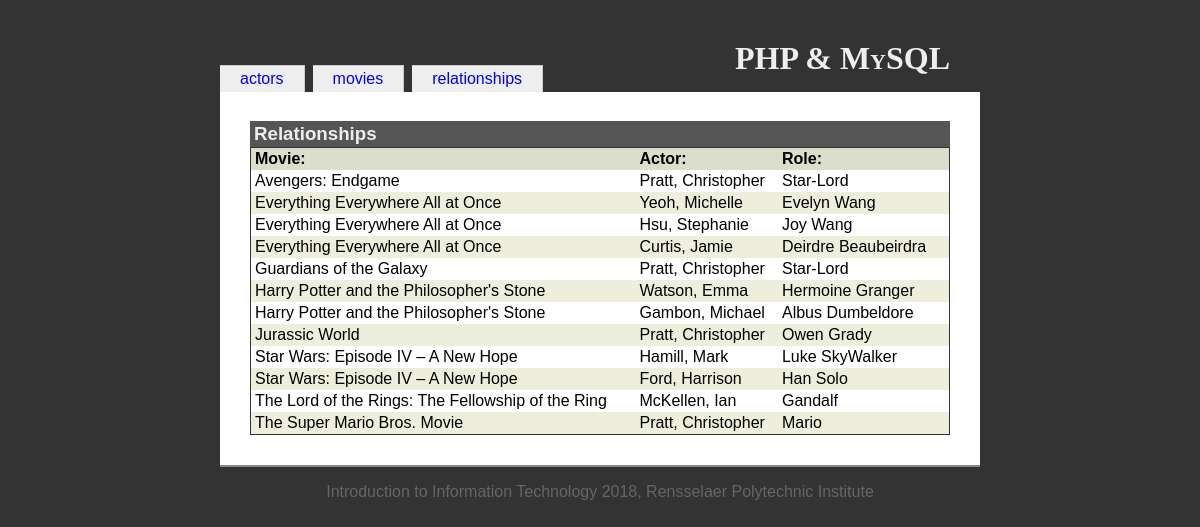
/phpPages/relationships.php, run on the app's committed database.
### tables this page shows
CREATE TABLE `relationships` (
  `relationshipid` int(10) UNSIGNED NOT NULL,
  `movieid` int(10) UNSIGNED NOT NULL,
  `actorid` int(10) UNSIGNED NOT NULL,
  `characterid` int(10) UNSIGNED NOT NULL
);

CREATE TABLE `movies` (
  `movieid` int(10) UNSIGNED NOT NULL,
  `title` varchar(100) NOT NULL,
  `year` char(4) DEFAULT NULL
);

CREATE TABLE `actors` (
  `actorid` int(10) UNSIGNED NOT NULL,
  `last_name` varchar(50) NOT NULL,
  `first_names` varchar(50) NOT NULL,
  `dob` date NOT NULL
);

CREATE TABLE `characters` (
  `characterid` int(10) UNSIGNED NOT NULL,
  `role` varchar(50) NOT NULL
);

### phpPages/relationships.php (the view, shortened to what this page needs)
<?php
  include('includes/init.inc.php');
  include('includes/functions.inc.php');
?>
<?php include('includes/head.inc.php'); ?>
<h1>PHP &amp; MySQL</h1>
<?php include('includes/menubody.inc.php'); ?>
<?php
  $dbOk = false;
  @ $db = new mysqli('localhost', 'phpmyadmin', '453376Hajduk1911', 'iit');
  if ($db->connect_error) {
    echo '<div class="messages">Could not connect to the database. Error: ';
    echo $db->connect_errno . ' - ' . $db->connect_error . '</div>';
  } else {
    $dbOk = true;
  }
?>
<h3>Relationships</h3>
<table id="relationshipTable">
<?php
  if ($dbOk) {
    $query = 'select relationships.relationshipid, movies.title, actors.last_name, actors.first_names, characters.role from relationships INNER JOIN actors ON actors.actorid = relationships.actorid INNER JOIN movies ON movies.movieid = relationships.movieid INNER JOIN characters ON characters.characterid = relationships.characterid ORDER BY `movies`.`title` ASC';
    $result = $db->query($query);
    $numRecords = $result->num_rows;
    echo '<tr><th>Movie:</th><th>Actor:</th><th>Role:</th><th></th></tr>';
    for ($i=0; $i < $numRecords; $i++) {
      $record = $result->fetch_assoc();
      if ($i % 2 == 0) {
        echo "\n".'<tr id="relationship-' . $record['relationshipid'] . '"><td>';
      } else {
        echo "\n".'<tr class="odd" id="relationship-' . $record['relationshipid'] . '"><td>';
      }
      echo htmlspecialchars($record['title']);
      echo '</td><td>';
      echo htmlspecialchars($record['last_name'] . ', ');
      echo htmlspecialchars($record['first_names']);
      echo '</td><td>';
      echo htmlspecialchars($record['role']);
      echo '</td><td>';
    }
  }
?>
</table>
<?php include('includes/foot.inc.php');
?>

### phpPages/resources/iit.css (style rules this page uses)
body { font-family: Georgia, Arial, Helvetica, sans-serif; color: black; background-color: #333; margin: 0; padding: 0; }
h1 { position: relative; top: 20px; text-align: right; margin: 20px 30px 0 0; font-family: Palatino, Times New Roman, Times, serif; font-variant: small-caps; }
h3 { margin: 1em 0 0 0; background-color: #555; color: #eee; padding: 2px 4px; }
table { margin: 0; }
th { text-align: left; padding-right: 1em; }
td { padding-right: 1em; }
#relationshipTable { width: 100%; border-spacing: 0; border: 1px solid #333; }
#relationshipTable th { background-color: #ddc; padding: 2px 4px; }
#relationshipTable td { padding: 2px 4px; }
#relationshipTable tr.odd td { background-color: #eed; color: black; }

### data on the page
relationships: movieid.title "Avengers: Endgame", actorid.last_name "Pratt,", actorid.first_names "Christopher", characterid.role "Star-Lord"
relationships: movieid.title "Everything Everywhere All at Once", actorid.last_name "Yeoh,", actorid.first_names "Michelle", characterid.role "Evelyn Wang"
relationships: movieid.title "Everything Everywhere All at Once", actorid.last_name "Hsu,", actorid.first_names "Stephanie", characterid.role "Joy Wang"
relationships: movieid.title "Everything Everywhere All at Once", actorid.last_name "Curtis,", actorid.first_names "Jamie", characterid.role "Deirdre Beaubeirdra"
relationships: movieid.title "Guardians of the Galaxy", actorid.last_name "Pratt,", actorid.first_names "Christopher", characterid.role "Star-Lord"
relationships: movieid.title "Harry Potter and the Philosopher's Stone", actorid.last_name "Watson,", actorid.first_names "Emma", characterid.role "Hermoine Granger"
relationships: movieid.title "Harry Potter and the Philosopher's Stone", actorid.last_name "Gambon,", actorid.first_names "Michael", characterid.role "Albus Dumbeldore"
relationships: movieid.title "Jurassic World", actorid.last_name "Pratt,", actorid.first_names "Christopher", characterid.role "Owen Grady"
relationships: movieid.title "Star Wars: Episode IV – A New Hope", actorid.last_name "Hamill,", actorid.first_names "Mark", characterid.role "Luke SkyWalker"
relationships: movieid.title "Star Wars: Episode IV – A New Hope", actorid.last_name "Ford,", actorid.first_names "Harrison", characterid.role "Han Solo"
relationships: movieid.title "The Lord of the Rings: The Fellowship of the Ring", actorid.last_name "McKellen,", actorid.first_names "Ian", characterid.role "Gandalf"
relationships: movieid.title "The Super Mario Bros. Movie", actorid.last_name "Pratt,", actorid.first_names "Christopher", characterid.role "Mario"

### other printed values
$value "actors"
$value "movies"
$value "relationships"
